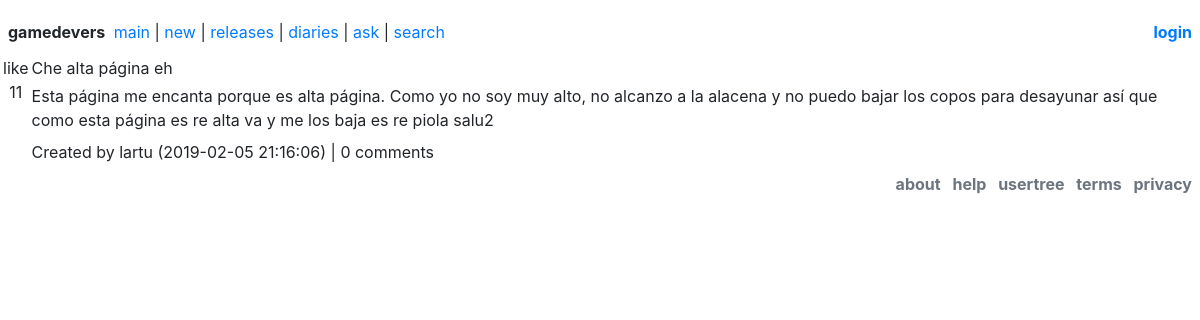
Page /post/?id=8 on the committed database.
### tables this page shows
CREATE TABLE `post` (
  `id` int(11) NOT NULL AUTO_INCREMENT,
  `creator_id` int(11) NOT NULL,
  `post_date` datetime NOT NULL DEFAULT '0000-00-00 00:00:00' ON UPDATE CURRENT_TIMESTAMP,
  `title` varchar(128) DEFAULT NULL,
  `body` varchar(2048) NOT NULL,
  `parent_id` int(11) NOT NULL,
  `category` int(11) DEFAULT NULL,
  `upvotes` int(11) NOT NULL,
  PRIMARY KEY (`id`)
);

CREATE TABLE `user` (
  `id` int(11) NOT NULL AUTO_INCREMENT,
  `username` varchar(30) NOT NULL,
  `user_group` int(11) NOT NULL DEFAULT '0',
  PRIMARY KEY (`id`)
);

### include/shibahug.php (called while the page is built, shortened)
<?php
function sqlSelect($table, $fields = "", $conditions = ""){
global $_shibahug__conn;
$select_clause  = _shibahug_formatSelect($fields);
$where_clause = _shibahug_formatWhere($conditions);
$sql = "SELECT ".$select_clause." FROM ".$table.$where_clause;
$query_result = $_shibahug__conn->query($sql);
$result = array();
if($query_result->num_rows>0){
$i = 0;
while($row = $query_result->fetch_assoc()){
$result[$i] = $row;
++$i;
}
}
return ($result);
}
function sqlCount($table, $conditions = ""){
global $_shibahug__conn;
$where_clause = _shibahug_formatWhere($conditions);
$sql = "SELECT COUNT(*) as cantidad FROM ".$table.$where_clause ;
$result = $_shibahug__conn->query($sql);
$row = $result->fetch_assoc();
$value = $row["cantidad"];
return ($value);
}
function sqlEncode($data){
$data = trim($data);
$data = stripslashes($data);
$data = htmlspecialchars($data);
$data = addslashes($data);
$data = str_replace("\"", "&#34;", $data);
$data = str_replace("'", "&#39;", $data);
return $data;
}
function _shibahug_formatSelect($fields){
if(!is_array($fields) && !empty($fields)) {
$fields = array($fields);
}
return empty($fields) ? "*" : implode(",", $fields);
}
function _shibahug_formatWhere($conditions){
if(!is_array($conditions) && !empty($conditions)) {
$conditions = array($conditions);
}
return empty($conditions) ? "" : " WHERE " . implode(" AND ", $conditions);
}
?>

### include/post-body.php (the view, shortened to what this page needs)
<div class="d-flex mt-2">
	<?php include "upvote.php"; ?>
	<div class="flex-grow-1">
		<div>
			<span class="post-title"><?php echo $post["title"]; ?></span>
		</div>
		<div class="post-body mt-1 mb-2">
			<?php echo str_replace("\n", "<br>", $post["body"]); ?>
		</div>
		<div class="post-details">
			<?php
			$creator = sqlSelect("user", "id, username, user_group", "id=" . $post["creator_id"])[0];
			$comment_count = sqlCount("post", "parent_id=" . $post["id"]);
			$comment_count = $comment_count . ($comment_count != 1 ? " comments" : " comment");
			?>
			Created by <span class="group-<?php echo $creator["user_group"]; ?>"><?php echo $creator["username"]; ?></span>
			(<?php echo $post["post_date"]; ?>)
			| <?php echo $comment_count; ?>
		</div>
	</div>
</div>

### rows in the picture
post: title "Che alta página eh", body "Esta página me encanta porque es alta página. Como yo no soy muy alto, no alcanzo a la alacena y no puedo bajar los copos para desayunar así que como esta página es re alta va y me los baja es re piola salu2", post_date "2019-02-05 21:16:06"
user: username "lartu"

### other values in the picture
$comment_count "0 comments"
